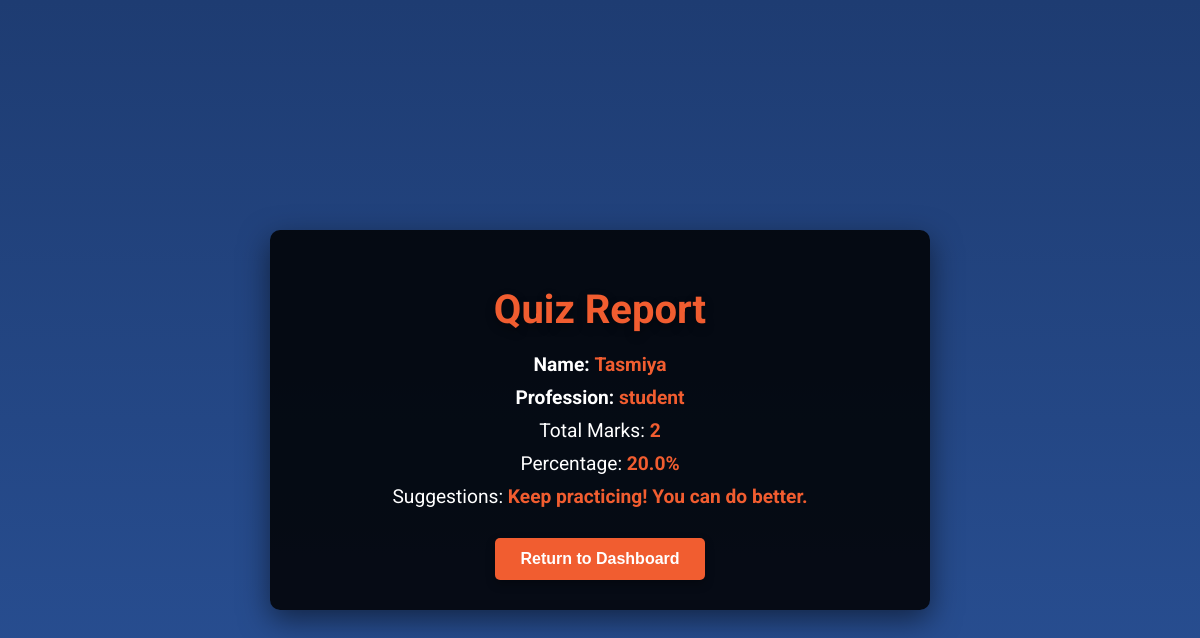
The page /dashboard/ (signed in) on the database its author committed.
### quiz/models.py (models this page shows, shortened)
class Candidate(models.Model):
    name = models.CharField(max_length=100)
    profession = models.CharField(max_length=100)
    email = models.EmailField(unique=True)
    password = models.CharField(max_length=255)
    unique_code = models.CharField(max_length=10, unique=True)

class Result(models.Model):
    candidate = models.ForeignKey(Candidate, on_delete=models.CASCADE)
    total_marks = models.IntegerField()
    percentage = models.FloatField()
    suggestions = models.TextField()

### quiz/views.py (the view)
# urls.py: path('dashboard/', views.dashboard, name='dashboard'),  # Dashboard (results and details)
def dashboard(request):
    candidate_id = request.session.get('candidate_id')
    if not candidate_id:
        return redirect('base')
    candidate = Candidate.objects.get(id=candidate_id)
    result = Result.objects.filter(candidate_id=candidate_id).first()
    return render(request, 'quiz/dashboard.html', {
        'candidate': candidate,
        'result': result,
        'name': candidate.name,
        'profession': candidate.profession,  # Ensure 'profession' is a valid field in the Candidate model
    })

### quiz/templates/quiz/dashboard.html (shortened to what this page needs)
<!DOCTYPE html>
<html lang="en">
<head>
</head>
<body>
    <div class="report-container">
        <h1>Quiz Report</h1>
        <p><strong>Name:</strong> <span class="highlight">{{ candidate.name }}</span></p>
        <p><strong>Profession:</strong> <span class="highlight">{{ candidate.profession }}</span></p>
        <p>Total Marks: <span class="highlight">{{ result.total_marks }}</span></p>
        <p>Percentage: <span class="highlight">{{ result.percentage }}%</span></p>
        <p>Suggestions: <span class="highlight">{{ result.suggestions }}</span></p>
        <button onclick="window.location.href='/home/'">Return to Dashboard</button>
    </div>
</body>
</html>

### quiz/templates/quiz/dashboard.html (style rules this page uses)
body { margin: 0; font-family: 'Roboto', sans-serif; background: linear-gradient(to bottom, #1e3c72, #2a5298); color: #fff; display: flex; justify-content: center; align-items: center; min-height: 100vh; padding: 20px; }
.report-container { width: 100%; max-width: 600px; background: rgba(0, 0, 0, 0.85); padding: 30px; border-radius: 10px; box-shadow: 0 10px 30px rgba(0, 0, 0, 0.5); animation: fadeIn 1.5s ease; text-align: center; }
h1 { font-size: 2.5rem; margin-bottom: 20px; color: #f15d30; text-shadow: 0 4px 10px rgba(0, 0, 0, 0.4); }
p { font-size: 1.2rem; margin: 10px 0; }
.highlight { color: #f15d30; font-weight: bold; }
button { margin-top: 20px; padding: 12px 25px; font-size: 1rem; font-weight: bold; color: white; background: #f15d30; border: none; border-radius: 5px; cursor: pointer; box-shadow: 0 4px 10px rgba(0, 0, 0, 0.3); transition: background 0.3s, transform 0.3s; }

### rows shown on the page
Candidate: name "Tasmiya", profession "student"
Result: total_marks "2", percentage "20.0", suggestions "Keep practicing! You can do better."
